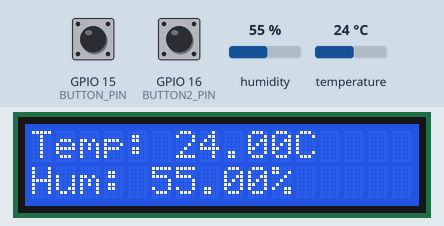
Simulated run of this sketch. Board: ESP32. Parts: 16×2 character LCD. The test bench sets the inputs (shaded band); at power-on: GPIO 16 (BUTTON2_PIN) HIGH, humidity 55 %, temperature 24 °C, GPIO 15 (BUTTON_PIN) HIGH. Storage starts empty.

Above: at 4.6 s.
4.7 s: GPIO 16 (BUTTON2_PIN) pulled LOW for 1 s
At 5.15 s:
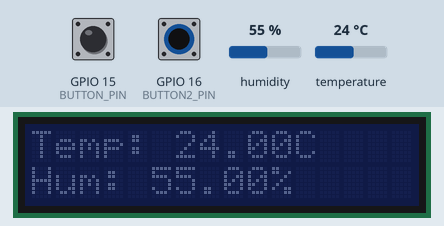
7.4 s: humidity set to 22 %
At 8.6 s:
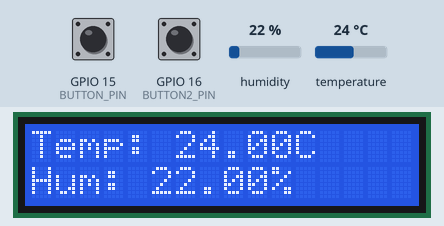
9.5 s: temperature set to 12 °C
At 12.8 s:
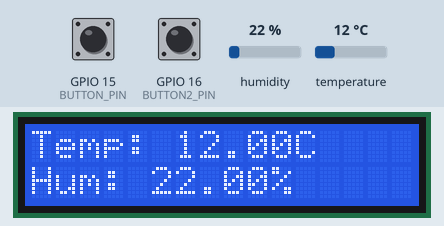
13.5 s: GPIO 16 (BUTTON2_PIN) pulled LOW for 0.15 s
At 14.4 s:
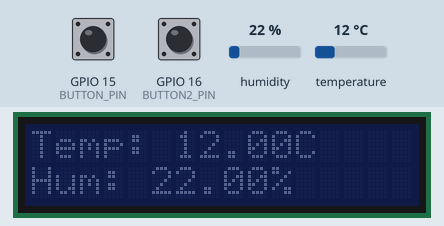
15.3 s: GPIO 15 (BUTTON_PIN) pulled LOW for 0.15 s
At 16.5 s:
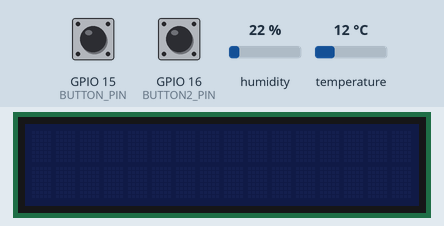
16.9 s: GPIO 16 (BUTTON2_PIN) pulled LOW for 3.2 s
At 20.7 s:
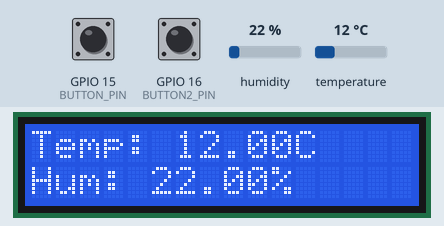
Timing chart, 0 to 22.2 s (numbered marks = the images above; inputs shaded):
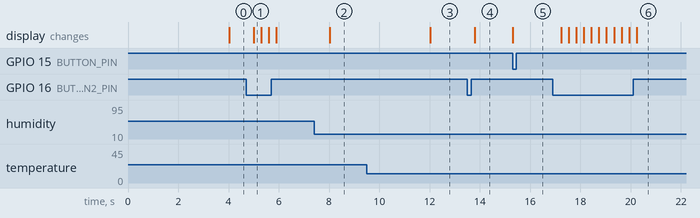

The sketch:

prototype_v1.ino
```cpp
// このコードは、温湿度センサからのデータを取得し、LCDに表示するさらに、取得したデータを30分おきにmicroSDカードのCSVファイルに保存します。
// 2つのボタンを取り付けており、ボタンを使用して、SDカードのマウントを再試行することができ、また、もう一方のボタンでLCDのバックライトをオン/オフ切り替えることができます。
// RTCモジュールを使用して、データにタイムスタンプを付けることができるため、オフラインの環境で現在時刻と温湿度を紐付けて保存することができます。

// 各ライブラリを読み込んでおります。
#include "FS.h"               // ファイルシステムライブラリ
#include "SD.h"               // SDカードライブラリ
#include "SPI.h"              // SPI通信ライブラリ
#include <Wire.h>             // I2C通信ライブラリ
#include <LiquidCrystal_I2C.h>  // I2C接続LCDライブラリ
#include <DHT.h>              // 温湿度センサライブラリ
#include <RTClib.h>           // RTCライブラリ

// 各ピンとセンサの型の定義をしております。
#define DHTPIN 2              // DHTセンサ接続のピン
#define DHTTYPE DHT22         // DHTセンサの型
#define SCK 18                // SDカードのSCKピン
#define MISO 19               // SDカードのMISOピン
#define MOSI 23               // SDカードのMOSIピン
#define SS 4                  // SDカードのSSピン
#define BUTTON_PIN 15         // 1つ目のボタンのピン(SDカードを再読み込みする際に押すボタン)
#define BUTTON2_PIN 16        // 2つ目のボタンのピン(LCDディスプレイのバックライトを消すボタン)
#define SDA_PIN 25            // I2CのSDAピン
#define SCL_PIN 26            // I2CのSCLピン

// 各モジュール、センサのオブジェクトの初期化をしております。
DHT dht(DHTPIN, DHTTYPE);                  // DHTセンサオブジェクト
LiquidCrystal_I2C lcd(0x27, 16, 2);       // LCDオブジェクト
RTC_DS1307 rtc;                           // RTCオブジェクト
volatile bool sdCardStatus = false;       // SDカードのステータスフラグ
bool lcdStatus = true;                    // LCDのステータスフラグ

unsigned long lastRecordTime = 0;         // 最後にデータを記録した時間
unsigned long lastDisplayUpdateTime = 0;  // 最後に表示を更新した時間

void setup() {
  lcd.init();                 // LCDの初期化
  lcd.backlight();            // LCDのバックライトをオン
  dht.begin();                // DHTセンサの初期化
  Wire.begin();               // I2C通信の開始

  if (!rtc.begin()) {         // RTCの初期化
    lcd.print("Couldn't find RTC");   // RTCが見つからない場合、エラーメッセージ表示
  }

  // RTCの時間調整（コメントアウト）
  // 最初にこのコードを読み込み、ESP32に書き込みます。その後、RTCモジュールに記録されるため、
  // こちらの行をコメントアウトして、再度書き込みます。
  // rtc.adjust(DateTime(2023, 7, 26, 16, 24, 0)); /

  pinMode(BUTTON_PIN, INPUT_PULLUP);        // (SDカードを再読み込みする際に押すボタン)を内部のプルアップ抵抗と接続して、入力として設定
  pinMode(BUTTON2_PIN, INPUT_PULLUP);       // (LCDディスプレイのバックライトを消すボタン)を内部のプルアップ抵抗と接続して、入力として設定

  attachInterrupt(digitalPinToInterrupt(BUTTON_PIN), tryMountSDCard, FALLING);  // ボタンの割り込み設定

  tryMountSDCard();          // SDカードをマウントする関数を呼び出し
}

void tryMountSDCard() {
  lcd.clear();               // LCDのクリア
  if(!SD.begin()){           // SDカードの初期化
    lcd.print("Card Mount Failed");  // 初期化失敗の場合、エラーメッセージ表示
    sdCardStatus = false;    // SDカードステータスをfalseに設定
    return;
  }
  uint8_t cardType = SD.cardType();  // SDカードのタイプを取得
  if(cardType == CARD_NONE){
    lcd.print("No SD card attached");  // カードが存在しない場合、エラーメッセージ表示
    sdCardStatus = false;              // SDカードステータスをfalseに設定
  }
  else {
    sdCardStatus = true;               // SDカードが存在する場合、ステータスをtrueに設定
  }
}

void displayData() {
  float h = dht.readHumidity();        // 湿度を取得
  float t = dht.readTemperature();     // 温度を取得

  lcd.setCursor(0, 0);                 // LCDのカーソルを設定
  lcd.print("Temp: ");                 // "Temp:"と表示
  lcd.print(t);                        // 温度を表示
  lcd.print("C");                      // "C"（摂氏）と表示

  lcd.setCursor(0, 1);                 // LCDの次の行にカーソルを移動
  lcd.print("Hum: ");                  // "Hum:"と表示
  lcd.print(h);                        // 湿度を表示
  lcd.print("%");                      // "%"と表示
}

void recordData() {
  DateTime now = rtc.now();            // 現在の時刻を取得
  float h = dht.readHumidity();        // 湿度を取得
  float t = dht.readTemperature();     // 温度を取得

  File dataFile = SD.open("/data.csv", FILE_APPEND); // SDカード上のCSVファイルを開く（または作成）
  if(dataFile){                        // ファイルが正常に開かれた場合
    // ファイルに日時、温度、湿度をCSV形式で書き込む
    dataFile.print(now.year()); dataFile.print("/");
    dataFile.print(now.month()); dataFile.print("/");
    dataFile.print(now.day()); dataFile.print(" ");
    dataFile.print(now.hour()); dataFile.print(":");
    dataFile.print(now.minute()); dataFile.print(":");
    dataFile.print(now.second());
    dataFile.print(",");
    dataFile.print(t);
    dataFile.print(",");
    dataFile.println(h);
    dataFile.close();                  // ファイルを閉じる
  }
}

void loop() {
  unsigned long currentMillis = millis();  // 現在の時間（ミリ秒）を取得

  if (digitalRead(BUTTON_PIN) == LOW) {    // 1つ目のボタンが押された場合
    tryMountSDCard();                      // SDカードをマウントする関数を呼び出し
    delay(300);                            // 300ミリ秒の遅延
  }

  if (digitalRead(BUTTON2_PIN) == LOW) {   // 2つ目のボタンが押された場合
    lcdStatus = !lcdStatus;                // LCDの状態を切り替える
    delay(300);                            // 300ミリ秒の遅延
    if(lcdStatus) {
      lcd.backlight();                     // LCDバックライトをオン
    } else {
      lcd.noBacklight();                   // LCDバックライトをオフ
    }
  }

  if (sdCardStatus && lcdStatus && currentMillis - lastRecordTime >= 1800000) {
    recordData();                          // 30分ごとにデータを記録
    lastRecordTime = currentMillis;        // 最後にデータを記録した時間を更新
  }

  if (sdCardStatus && lcdStatus && currentMillis - lastDisplayUpdateTime >= 4000) {
    displayData();                         // 4秒ごとにLCDにデータを表示
    lastDisplayUpdateTime = currentMillis; // 最後に表示を更新した時間を更新
  }

  if (!lcdStatus) {                        // LCDがオフの場合、何もしない
  } else if(!sdCardStatus) {               // SDカードが存在しない場合、エラーメッセージを表示
    lcd.setCursor(0, 0);
    lcd.print("Check SD Card...  ");
    lcd.setCursor(0, 1);
    lcd.print("Press button to retry");
  }
}
```

Measured:
- after the input at 4.7 s, the display: changes after 0.30 s (image 1)
- after the input at 7.4 s, the display: changes after 0.63 s (image 2)
- after the input at 9.5 s, the display: changes after 2.5 s (image 3)
- after the input at 13.5 s, the display: changes after 0.30 s (image 4)
- after the input at 15.3 s, the display: changes at once (image 5)
- after the input at 16.9 s, the display: changes after 0.33 s (image 6)
